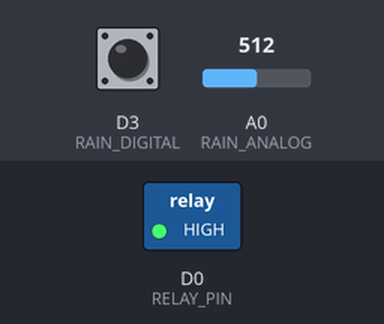
A sketch run on a simulated ESP8266 (NodeMCU). Shown: switched loads named in the sketch (green lamp = pin HIGH). Inputs (shaded band) come from the test bench; at power-on: A0 (RAIN_ANALOG) = 512, D3 (RAIN_DIGITAL) HIGH. WiFi joins after 1.5 s; servers stay silent unless stated; what the sketch prints to the serial monitor is not drawn.

Above: at 3.0 s.
3.1 s: A0 (RAIN_ANALOG) set to 493
At 4.2 s:
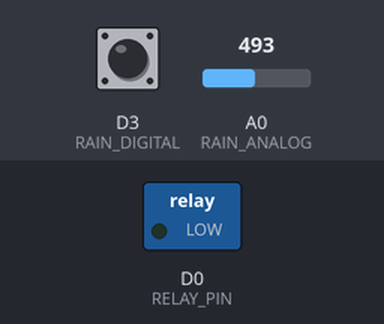
5.3 s: A0 (RAIN_ANALOG) set to 510
At 5.7 s:
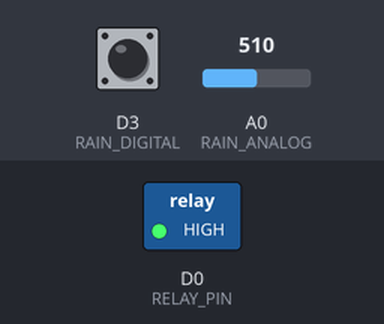
6.8 s: A0 (RAIN_ANALOG) set to 490
At 8.1 s:
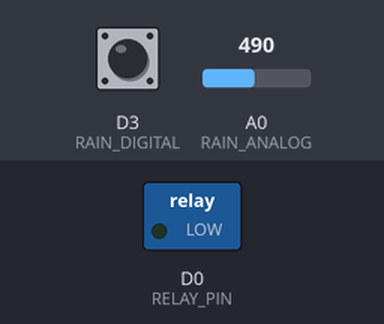
Timing chart, 0 to 9.8 s (numbered marks = the images above; inputs shaded):
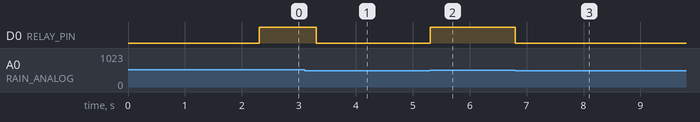

Measured:
- the behaviour switches between 501 and 500 on A0 (RAIN_ANALOG) (found by bisection; images 0 and 1)
- after the input at 3.1 s, D0 (RELAY_PIN): HIGH → LOW after 0.20 s
- after the input at 5.3 s, D0 (RELAY_PIN): LOW → HIGH at once
- after the input at 6.8 s, D0 (RELAY_PIN): HIGH → LOW at once

The sketch:

rain_sensor.ino
```cpp
/*
 * JUDUL: Rain Sensor (Sensor Hujan)
 * FUNGSI: Mendeteksi hujan dan intensitasnya
 * PIN: A0 (Analog), D3 (Digital)
 * RELAY: D0 (aktif saat hujan terdeteksi -> jemuran otomatis)
 *
 * Blynk Virtual Pin:
 * V1 = Intensitas hujan (analog, 0-1024)
 * V2 = Status digital (1=hujan, 0=tidak)
 * V10 = Status relay (penutup jemuran)
 */

#define BLYNK_TEMPLATE_ID "YourTemplateID"
#define BLYNK_TEMPLATE_NAME "Rain Sensor"
#define BLYNK_AUTH_TOKEN "YourAuthToken"

#include <ESP8266WiFi.h>
#include <BlynkSimpleEsp8266.h>

#define RAIN_ANALOG A0
#define RAIN_DIGITAL D3
#define RELAY_PIN D0

char ssid[] = "YourWiFiSSID";
char pass[] = "YourWiFiPassword";

// Threshold hujan (nilai analog > threshold = hujan)
int rainThreshold = 500;

BlynkTimer timer;

void setup() {
  Serial.begin(115200);
  pinMode(RAIN_DIGITAL, INPUT);
  pinMode(RELAY_PIN, OUTPUT);
  digitalWrite(RELAY_PIN, LOW);

  Blynk.begin(BLYNK_AUTH_TOKEN, ssid, pass);
  timer.setInterval(500L, sendSensorData);
}

void loop() {
  Blynk.run();
  timer.run();
}

void sendSensorData() {
  int rainIntensity = analogRead(RAIN_ANALOG);
  int rainDetected = digitalRead(RAIN_DIGITAL);  // LOW = hujan

  Blynk.virtualWrite(V1, rainIntensity);
  Blynk.virtualWrite(V2, rainDetected == LOW ? 1 : 0);

  // Jika hujan terdeteksi
  if (rainDetected == LOW || rainIntensity > rainThreshold) {
    digitalWrite(RELAY_PIN, HIGH);  // Aktifkan penutup jemuran
    Blynk.virtualWrite(V10, 1);
    Blynk.logEvent("rain_detected", "🌧️ Hujan terdeteksi! Jemuran ditutup");
    Serial.println("🌧️ HUJAN TERDETEKSI! Relay ON - Jemuran ditutup");
  } else {
    digitalWrite(RELAY_PIN, LOW);
    Blynk.virtualWrite(V10, 0);
    Serial.println("☀️ Tidak hujan - Relay OFF");
  }

  Serial.print("Intensitas hujan: ");
  Serial.println(rainIntensity);
}
```
